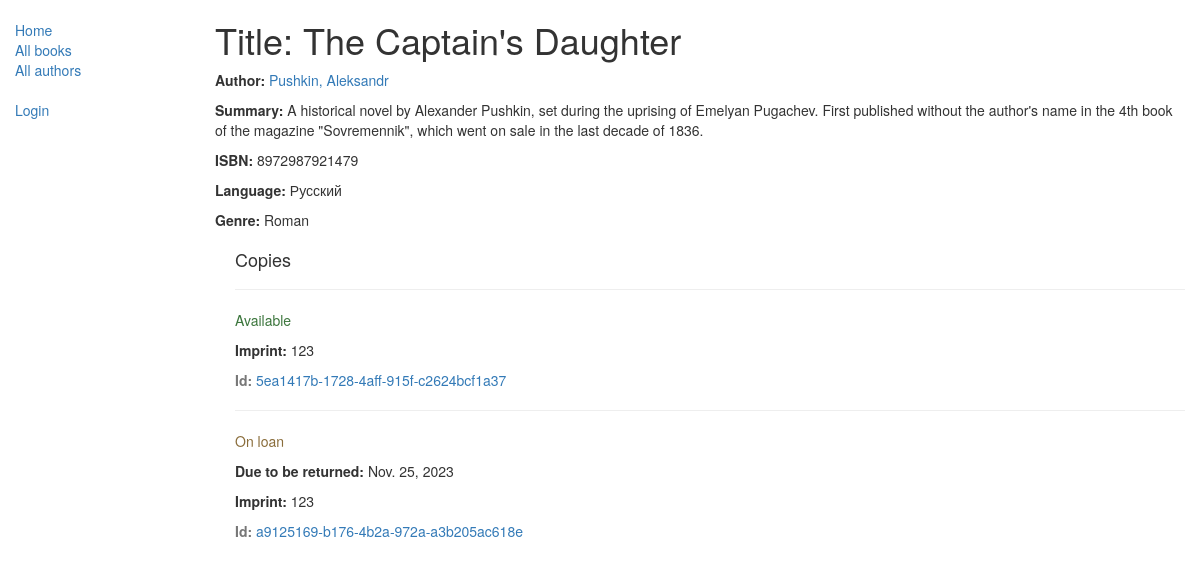
/catalog/book/3, run on the app's committed database.
### catalog/models.py (models this page shows, shortened)
class Book(models.Model):
    title = models.CharField(max_length=200)
    author = models.ForeignKey('Author', on_delete=models.RESTRICT, null=True)
    summary = models.TextField(max_length=1000, help_text="Enter a brief description of the book")
    isbn = models.CharField('ISBN', max_length=13, unique=True,
                            help_text='13 Character <a href="https://www.isbn-international.org/content/what-isbn'
                                      '">ISBN number</a>')
    genre = models.ManyToManyField(Genre, help_text="Select a genre for this book")
    language = models.ForeignKey(
        'Language', on_delete=models.SET_NULL, null=True)
    def display_genre(self):
        return ', '.join([genre.name for genre in self.genre.all()[:3]])
    display_genre.short_description = 'Genre'

class Author(models.Model):
    first_name = models.CharField(max_length=100)
    last_name = models.CharField(max_length=100)
    date_of_birth = models.DateField(null=True, blank=True)
    date_of_death = models.DateField('Died', null=True, blank=True)
    class Meta:
        ordering = ['last_name', 'first_name']
    def get_absolute_url(self):
        return reverse('author-detail', args=[str(self.id)])
    def __str__(self):
        return f'{self.last_name}, {self.first_name}'

class Language(models.Model):
    name = models.CharField(max_length=200, unique=True,
                            help_text="Enter the book's natural language (e.g. English, French, Japanese etc.)")
    def __str__(self):
        return self.name

class Genre(models.Model):
    name = models.CharField(max_length=200, help_text="Enter a book genre (e.g. Science Fiction, French Poetry etc.)")
    def __str__(self):
        return self.name

class BookInstance(models.Model):
    id = models.UUIDField(primary_key=True, default=uuid.uuid4,
                          help_text="Unique ID for this particular book across whole library")
    book = models.ForeignKey('Book', on_delete=models.RESTRICT, null=True)
    imprint = models.CharField(max_length=200)
    due_back = models.DateField(null=True, blank=True)
    borrower = models.ForeignKey(settings.AUTH_USER_MODEL, on_delete=models.SET_NULL, null=True, blank=True)
    LOAN_STATUS = (
        ('m', 'Maintenance'),
        ('o', 'On loan'),
        ('a', 'Available'),
        ('r', 'Reserved'),
    )
    status = models.CharField(max_length=1, choices=LOAN_STATUS, blank=True, default='m', help_text='Book availability')
    class Meta:
        ordering = ['due_back']
        permissions = (("can_mark_returned", "Set book as returned"),)

### catalog/views.py (the view)
# urls.py: path('book/<int:pk>', views.BookDetailView.as_view(), name='book-detail'),
class BookDetailView(generic.DetailView):
    model = Book

### catalog/templates/catalog/book_detail.html (shortened to what this page needs)
{% extends "base_generic.html" %}
{% block content %}
<h1>Title: {{ book.title }}</h1>
<p><strong>Author:</strong> <a href="{{ book.author.get_absolute_url }}">{{ book.author }}</a></p>
<p><strong>Summary:</strong> {{ book.summary }}</p>
<p><strong>ISBN:</strong> {{ book.isbn }}</p>
<p><strong>Language:</strong> {{ book.language }}</p>
<p><strong>Genre:</strong> {{ book.genre.all|join:", " }}</p>
<div style="margin-left:20px;margin-top:20px">
<h4>Copies</h4>
{% for copy in book.bookinstance_set.all %}
  <hr>
  <p class="{% if copy.status == 'a' %}text-success{% elif copy.status == 'd' %}text-danger{% else %}text-warning{% endif %}">{{ copy.get_status_display }}</p>
  {% if copy.status != 'a' %}<p><strong>Due to be returned:</strong> {{copy.due_back}}</p>{% endif %}
  <p><strong>Imprint:</strong> {{copy.imprint}}</p>
  <p class="text-muted"><strong>Id:</strong> <a href="{{ copy.get_absolute_url }}">{{copy.id}}</a></p>
{% empty %}
  <p>The library has no copies of this book.</p>
{% endfor %}
</div>
{% endblock %}
{% block sidebar %}
  {{ block.super }}
{% endblock %}

### data on the page
Book: title "The Captain's Daughter", author "Pushkin, Aleksandr", summary "A historical novel by Alexander Pushkin, set during the uprising of Emelyan Pugachev. First published without the author's name in the 4th book of the magazine \"Sovremennik\", which went on sale in the last decade of 1836.", isbn "8972987921479", language "Русский", genre.all "Roman"
BookInstance: status "Available", imprint "123", id "5ea1417b-1728-4aff-915f-c2624bcf1a37"
BookInstance: status "On loan", due_back "Nov. 25, 2023", imprint "123", id "a9125169-b176-4b2a-972a-a3b205ac618e"
